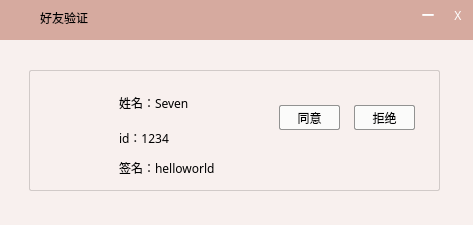
<?xml version="1.0" encoding="UTF-8"?>
<ui version="4.0">
 <class>Friendmsg</class>
 <widget class="QWidget" name="Friendmsg">
  <property name="geometry">
   <rect>
    <x>0</x>
    <y>0</y>
    <width>473</width>
    <height>225</height>
   </rect>
  </property>
  <property name="windowTitle">
   <string>Form</string>
  </property>
  <property name="styleSheet">
   <string notr="true">#Friendmsg{
    background:#D6AA9F;
}</string>
  </property>
  <widget class="QLabel" name="label">
   <property name="geometry">
    <rect>
     <x>40</x>
     <y>10</y>
     <width>71</width>
     <height>16</height>
    </rect>
   </property>
   <property name="font">
    <font>
     <family>微软雅黑</family>
    </font>
   </property>
   <property name="text">
    <string>好友验证</string>
   </property>
  </widget>
  <widget class="QLabel" name="label_2">
   <property name="geometry">
    <rect>
     <x>413</x>
     <y>0</y>
     <width>30</width>
     <height>30</height>
    </rect>
   </property>
   <property name="font">
    <font>
     <family>微软雅黑</family>
     <weight>75</weight>
     <bold>true</bold>
    </font>
   </property>
   <property name="styleSheet">
    <string notr="true">QLabel{
   color:white;
}
QLabel:hover{
   background-color:rgb(58,149,222);
   color:white;

}</string>
   </property>
   <property name="text">
    <string>一</string>
   </property>
   <property name="alignment">
    <set>Qt::AlignCenter</set>
   </property>
  </widget>
  <widget class="QLabel" name="label_3">
   <property name="geometry">
    <rect>
     <x>443</x>
     <y>0</y>
     <width>30</width>
     <height>30</height>
    </rect>
   </property>
   <property name="font">
    <font>
     <family>微软雅黑</family>
    </font>
   </property>
   <property name="styleSheet">
    <string notr="true">QLabel{
   color:white;
}
QLabel:hover{
  background-color:rgb(212, 64, 39);
  color:rgb(255, 255, 255);
}</string>
   </property>
   <property name="text">
    <string>X</string>
   </property>
   <property name="alignment">
    <set>Qt::AlignCenter</set>
   </property>
  </widget>
  <widget class="QWidget" name="widget" native="true">
   <property name="geometry">
    <rect>
     <x>-1</x>
     <y>40</y>
     <width>481</width>
     <height>191</height>
    </rect>
   </property>
   <property name="styleSheet">
    <string notr="true">background:#F8F0EE;</string>
   </property>
   <widget class="QWidget" name="widget_2" native="true">
    <property name="geometry">
     <rect>
      <x>30</x>
      <y>30</y>
      <width>411</width>
      <height>121</height>
     </rect>
    </property>
    <property name="styleSheet">
     <string notr="true">#widget_2{
  border:1px solid #D1CAC8;
  border-radius:2px;
}</string>
    </property>
    <widget class="QLabel" name="label_4">
     <property name="geometry">
      <rect>
       <x>20</x>
       <y>40</y>
       <width>50</width>
       <height>50</height>
      </rect>
     </property>
     <property name="styleSheet">
      <string notr="true">#label_4{
   border-image:url(&quot;:/10.jpeg&quot;);
   border-radius:2px;
}</string>
     </property>
     <property name="text">
      <string/>
     </property>
    </widget>
    <widget class="QPushButton" name="pushButton">
     <property name="geometry">
      <rect>
       <x>250</x>
       <y>35</y>
       <width>61</width>
       <height>25</height>
      </rect>
     </property>
     <property name="font">
      <font>
       <family>微软雅黑</family>
      </font>
     </property>
     <property name="styleSheet">
      <string notr="true">border-radius:2px;
border:1px solid #929291;
background:#FBFBFA;</string>
     </property>
     <property name="text">
      <string>同意</string>
     </property>
    </widget>
    <widget class="QPushButton" name="pushButton_2">
     <property name="geometry">
      <rect>
       <x>325</x>
       <y>35</y>
       <width>61</width>
       <height>25</height>
      </rect>
     </property>
     <property name="styleSheet">
      <string notr="true">border-radius:2px;
border:1px solid #929291;
background:#FBFBFA;</string>
     </property>
     <property name="text">
      <string>拒绝</string>
     </property>
    </widget>
    <widget class="QLabel" name="label_6">
     <property name="geometry">
      <rect>
       <x>90</x>
       <y>25</y>
       <width>141</width>
       <height>16</height>
      </rect>
     </property>
     <property name="font">
      <font>
       <family>微软雅黑</family>
      </font>
     </property>
     <property name="text">
      <string>姓名：Seven</string>
     </property>
    </widget>
    <widget class="QLabel" name="label_7">
     <property name="geometry">
      <rect>
       <x>90</x>
       <y>60</y>
       <width>131</width>
       <height>16</height>
      </rect>
     </property>
     <property name="font">
      <font>
       <family>微软雅黑</family>
      </font>
     </property>
     <property name="text">
      <string>id：1234</string>
     </property>
    </widget>
    <widget class="QLabel" name="label_8">
     <property name="geometry">
      <rect>
       <x>90</x>
       <y>90</y>
       <width>131</width>
       <height>16</height>
      </rect>
     </property>
     <property name="font">
      <font>
       <family>微软雅黑</family>
      </font>
     </property>
     <property name="text">
      <string>签名：helloworld</string>
     </property>
    </widget>
   </widget>
  </widget>
  <widget class="QLabel" name="label_5">
   <property name="geometry">
    <rect>
     <x>10</x>
     <y>10</y>
     <width>16</width>
     <height>16</height>
    </rect>
   </property>
   <property name="styleSheet">
    <string notr="true">border-image:url(&quot;:/friendmsg.png&quot;);</string>
   </property>
   <property name="text">
    <string/>
   </property>
  </widget>
 </widget>
 <resources/>
 <connections/>
</ui>
